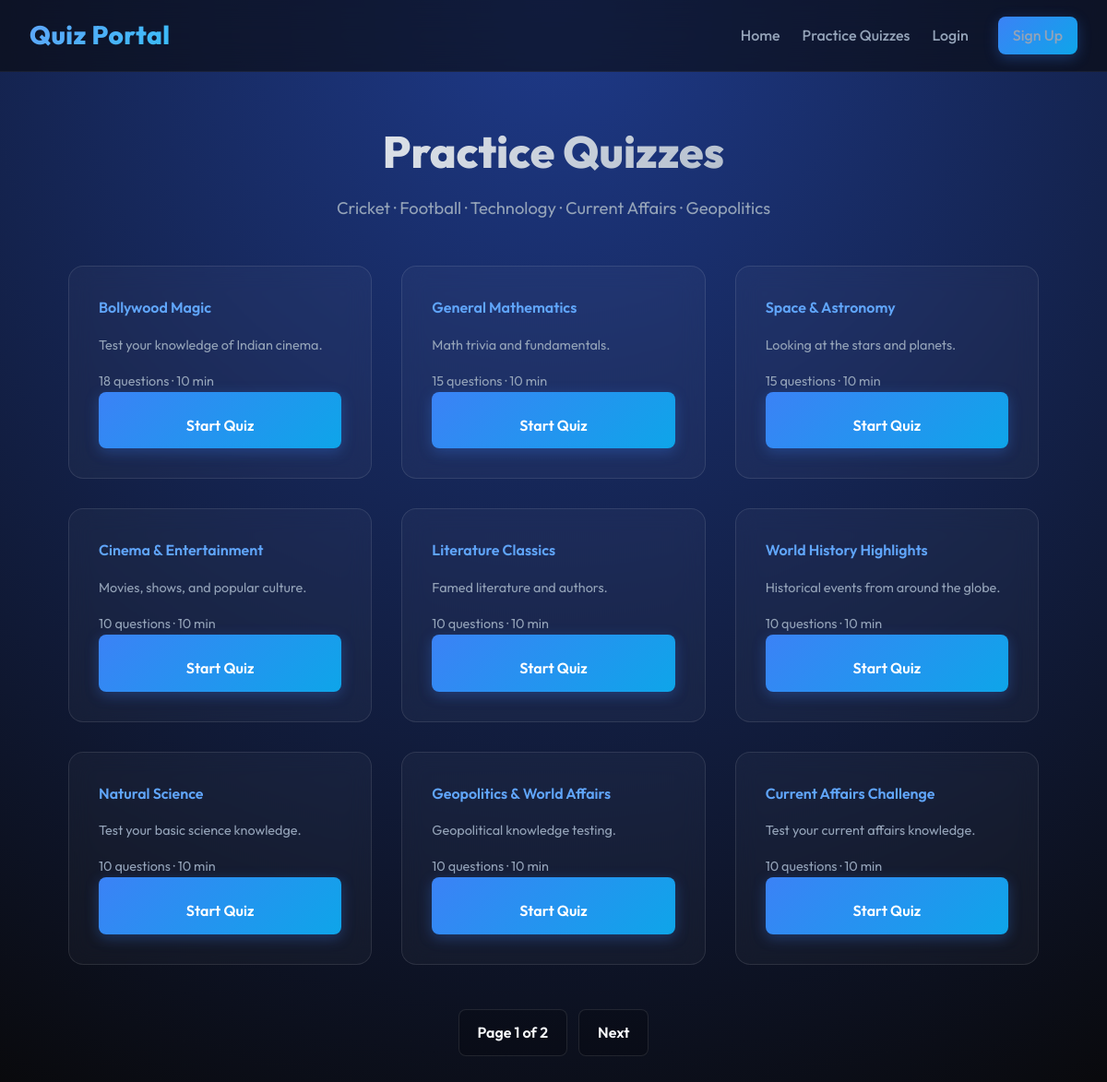
Screenshot of /quizzes/ with the database file from the repository.
### quizapp/models.py (models this page shows, shortened)
class Quiz(models.Model):
    title = models.CharField(max_length=200)
    description = models.TextField(blank=True)
    created_at = models.DateTimeField(auto_now_add=True)
    updated_at = models.DateTimeField(auto_now=True)
    time_limit = models.IntegerField(help_text="Time limit in minutes", default=10)
    is_active = models.BooleanField(default=True)
    class Meta:
        verbose_name_plural = "Quizzes"
        ordering = ['-created_at']
    def get_questions_count(self):
        return self.questions.count()

### quizapp/views.py (the view)
# urls.py: path('quizzes/', views.quiz_list, name='quiz_list'),
def quiz_list(request):
    quizzes = Quiz.objects.filter(is_active=True).annotate(
        question_count=Count('questions'),
        attempt_count=Count('attempts', filter=Q(attempts__is_completed=True))
    ).order_by('-created_at')
    paginator = Paginator(quizzes, 9)
    page_number = request.GET.get('page')
    page_obj = paginator.get_page(page_number)
    context = {
        'page_obj': page_obj,
        'quizzes': page_obj,
    }
    return render(request, 'quizapp/quiz_list.html', context)

### quizapp/Templates/quizapp/quiz_list.html (shortened to what this page needs)
{% extends 'quizapp/base.html' %}
{% block content %}
<div class="page-header">
    <h1>Practice Quizzes</h1>
    <p>Cricket · Football · Technology · Current Affairs · Geopolitics</p>
</div>
{% if quizzes %}
<div class="quiz-grid">
    {% for quiz in quizzes %}
    {% include 'quizapp/includes/quiz_card.html' %}
    {% endfor %}
</div>
{% if page_obj.has_other_pages %}
<div class="pagination">
    <span>Page {{ page_obj.number }} of {{ page_obj.paginator.num_pages }}</span>
    {% if page_obj.has_next %}<a href="?page={{ page_obj.next_page_number }}">Next</a>{% endif %}
</div>
{% endif %}
{% else %}
<div class="card">
    <p>No quizzes available. Run <code>python manage.py load_practice_quizzes</code> to add practice quizzes.</p>
</div>
{% endif %}
{% endblock %}

### quizapp/Templates/quizapp/includes/quiz_card.html
<div class="quiz-card">
    <a href="{% url 'quiz_detail' quiz.id %}" class="card-link">{{ quiz.title }}</a>
    <p class="quiz-meta">{{ quiz.description|truncatewords:20 }}</p>
    <p class="quiz-meta">{{ quiz.get_questions_count }} questions · {{ quiz.time_limit }} min</p>
    <a href="{% url 'quiz_detail' quiz.id %}" class="btn btn-primary quiz-card-btn">Start Quiz</a>
</div>

### quizapp/static/quizapp/css/styles.css (style rules this page uses)
:root { --bg-dark: #09090b; --bg-gradient: radial-gradient(circle at top, #1e3a8a 0%, #09090b 100%); --primary: #3b82f6; --primary-light: #60a5fa; --secondary: #0ea5e9; --secondary-light: #38bdf8; --text-main: #f8fafc; --text-muted: #94a3b8; --card-bg: rgba(255, 255, 255, 0.03); --card-hover-bg: rgba(255, 255, 255, 0.06); --card-border: rgba(255, 255, 255, 0.1); --success: #10b981; --error: #ef4444; --nav-bg: rgba(9, 9, 11, 0.6); --shadow-glow: 0 0 20px rgba(59, 130, 246, 0.3); }
* { box-sizing: border-box; margin: 0; padding: 0; }
body { font-family: 'Outfit', sans-serif; background: var(--bg-dark); background-image: var(--bg-gradient); background-attachment: fixed; color: var(--text-main); line-height: 1.6; min-height: 100vh; overflow-x: hidden; }
.page-header { margin-bottom: 3rem; text-align: center; }
.page-header h1 { font-size: 3rem; font-weight: 800; background: linear-gradient(135deg, #fff, var(--text-muted)); background-clip: text; -webkit-background-clip: text; -webkit-text-fill-color: transparent; margin-bottom: 0.5rem; }
.page-header p { color: var(--text-muted); font-size: 1.15rem; max-width: 600px; margin: 0 auto; }
.card-link { color: var(--primary-light); text-decoration: none; font-weight: 600; transition: color 0.3s ease; }
.btn { display: inline-block; padding: 0.75rem 2rem; font-size: 1rem; font-weight: 600; text-align: center; text-decoration: none; border-radius: 8px; border: none; cursor: pointer; transition: all 0.3s ease; font-family: inherit; position: relative; overflow: hidden; z-index: 1; }
.btn-primary { background: linear-gradient(135deg, var(--primary) 0%, var(--secondary) 100%); color: white; box-shadow: 0 4px 15px rgba(59, 130, 246, 0.3); }
.btn-primary::before { content: ''; position: absolute; top: 0; left: 0; width: 100%; height: 100%; background: linear-gradient(135deg, var(--secondary) 0%, var(--primary) 100%); z-index: -1; transition: opacity 0.3s ease; opacity: 0; }
.quiz-grid { display: grid; grid-template-columns: repeat(auto-fill, minmax(320px, 1fr)); gap: 2rem; }
.quiz-card { background: var(--card-bg); backdrop-filter: blur(12px); -webkit-backdrop-filter: blur(12px); border-radius: 16px; padding: 2rem; border: 1px solid var(--card-border); transition: all 0.4s cubic-bezier(0.175, 0.885, 0.32, 1.275); display: flex; flex-direction: column; }
.quiz-card .quiz-meta { font-size: 0.9rem; color: var(--text-muted); margin-top: 1rem; display: flex; gap: 1rem; }
.quiz-card .quiz-card-btn { margin-top: auto; padding-top: 1.5rem; }
.pagination { display: flex; justify-content: center; gap: 0.75rem; margin-top: 3rem; }
.pagination a, .pagination span { padding: 0.75rem 1.25rem; background: rgba(0, 0, 0, 0.2); border: 1px solid var(--card-border); border-radius: 8px; color: var(--text-main); text-decoration: none; font-weight: 600; transition: all 0.3s ease; }

### rows the page displays
Quiz: title "Bollywood Magic", description "Test your knowledge of Indian cinema.", get_questions_count "18", time_limit "10"
Quiz: title "General Mathematics", description "Math trivia and fundamentals.", get_questions_count "15", time_limit "10"
Quiz: title "Space & Astronomy", description "Looking at the stars and planets.", get_questions_count "15", time_limit "10"
Quiz: title "Cinema & Entertainment", description "Movies, shows, and popular culture.", get_questions_count "10", time_limit "10"
Quiz: title "Literature Classics", description "Famed literature and authors.", get_questions_count "10", time_limit "10"
Quiz: title "World History Highlights", description "Historical events from around the globe.", get_questions_count "10", time_limit "10"
Quiz: title "Natural Science", description "Test your basic science knowledge.", get_questions_count "10", time_limit "10"
Quiz: title "Geopolitics & World Affairs", description "Geopolitical knowledge testing.", get_questions_count "10", time_limit "10"
Quiz: title "Current Affairs Challenge", description "Test your current affairs knowledge.", get_questions_count "10", time_limit "10"

### other values shown
{{ page_obj.number }} "1"
{{ page_obj.paginator.num_pages }} "2"
